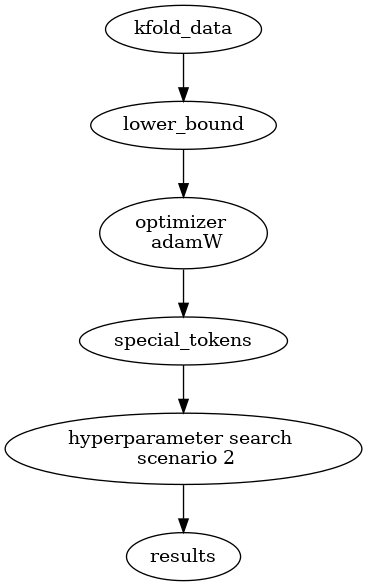

Reproduce this figure in Python.
from graphviz import Digraph


G = Digraph(format='png')


nodes = ['kfold_data', 'lower_bound', f'optimizer \n adamW', 'special_tokens', 'hyperparameter search \n scenario 2', "results"]
for node in nodes:
    G.node(node)


edges = [('kfold_data', 'lower_bound'), ('lower_bound', f'optimizer \n adamW'), (f'optimizer \n adamW', 'special_tokens'), ('special_tokens', 'hyperparameter search \n scenario 2'), ('hyperparameter search \n scenario 2', 'results')]
for edge in edges:
    G.edge(*edge)





G.render('path_3', cleanup=True, view=False)
